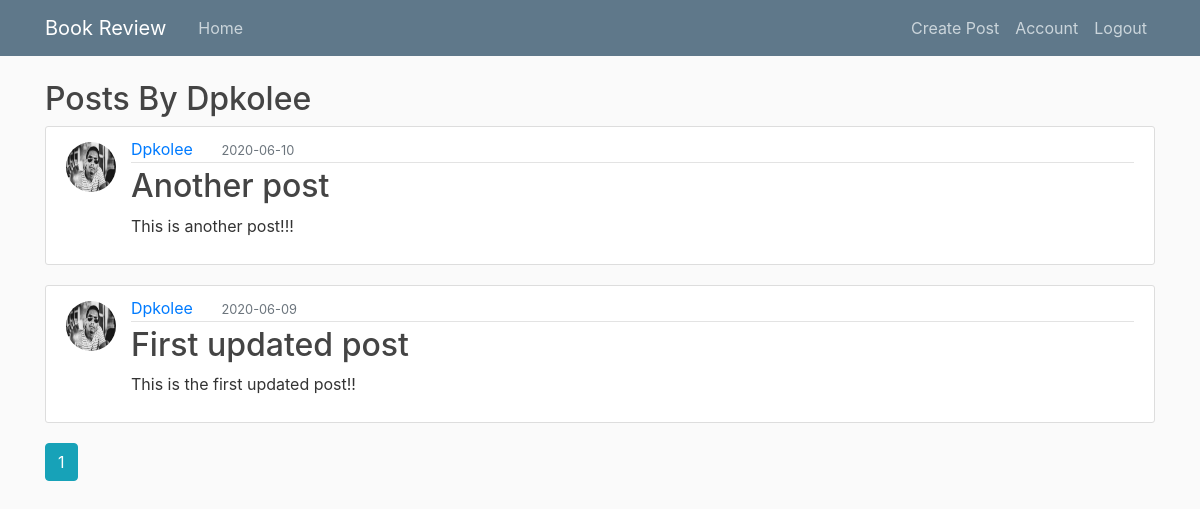
The app's page /user_post/dpkolee (signed in), older data.
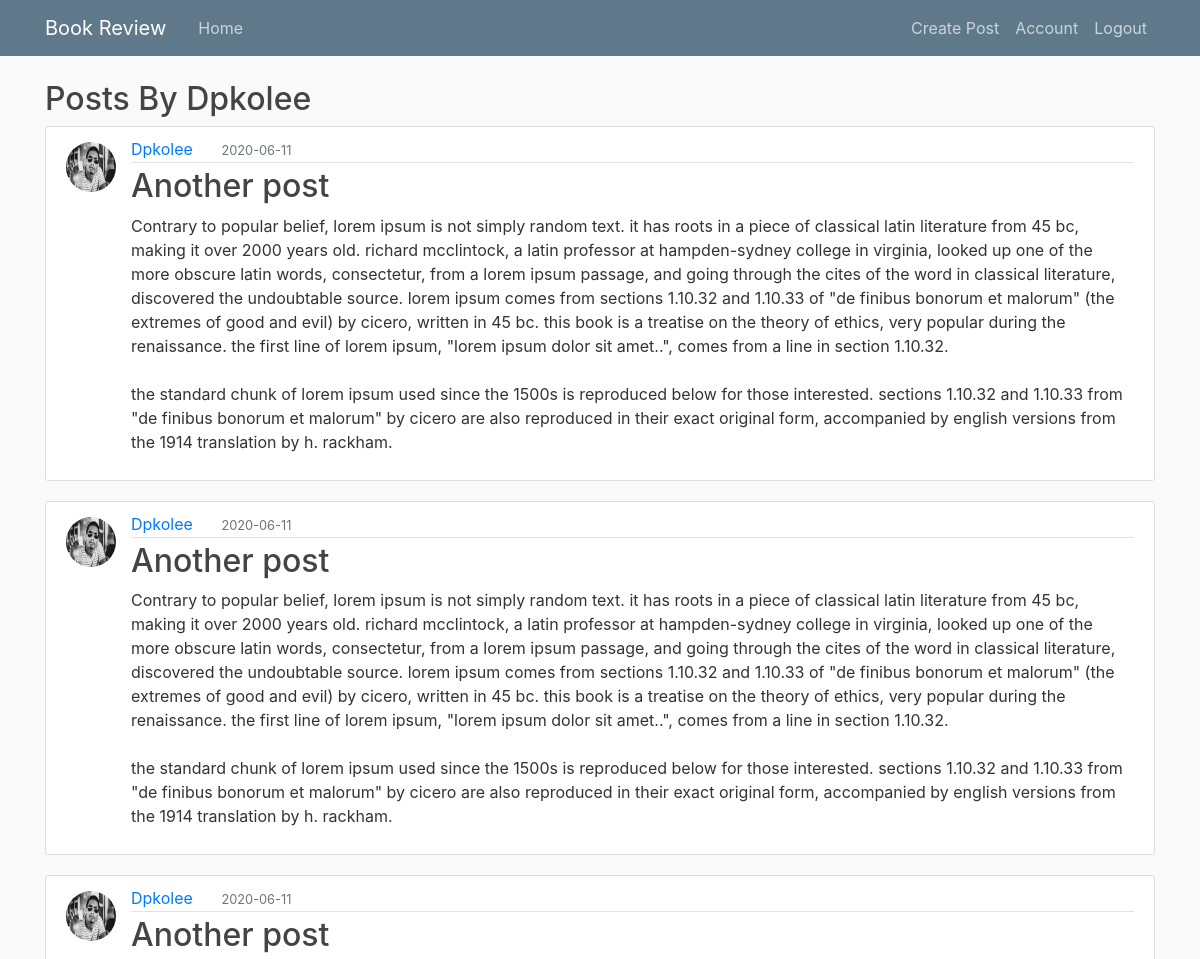
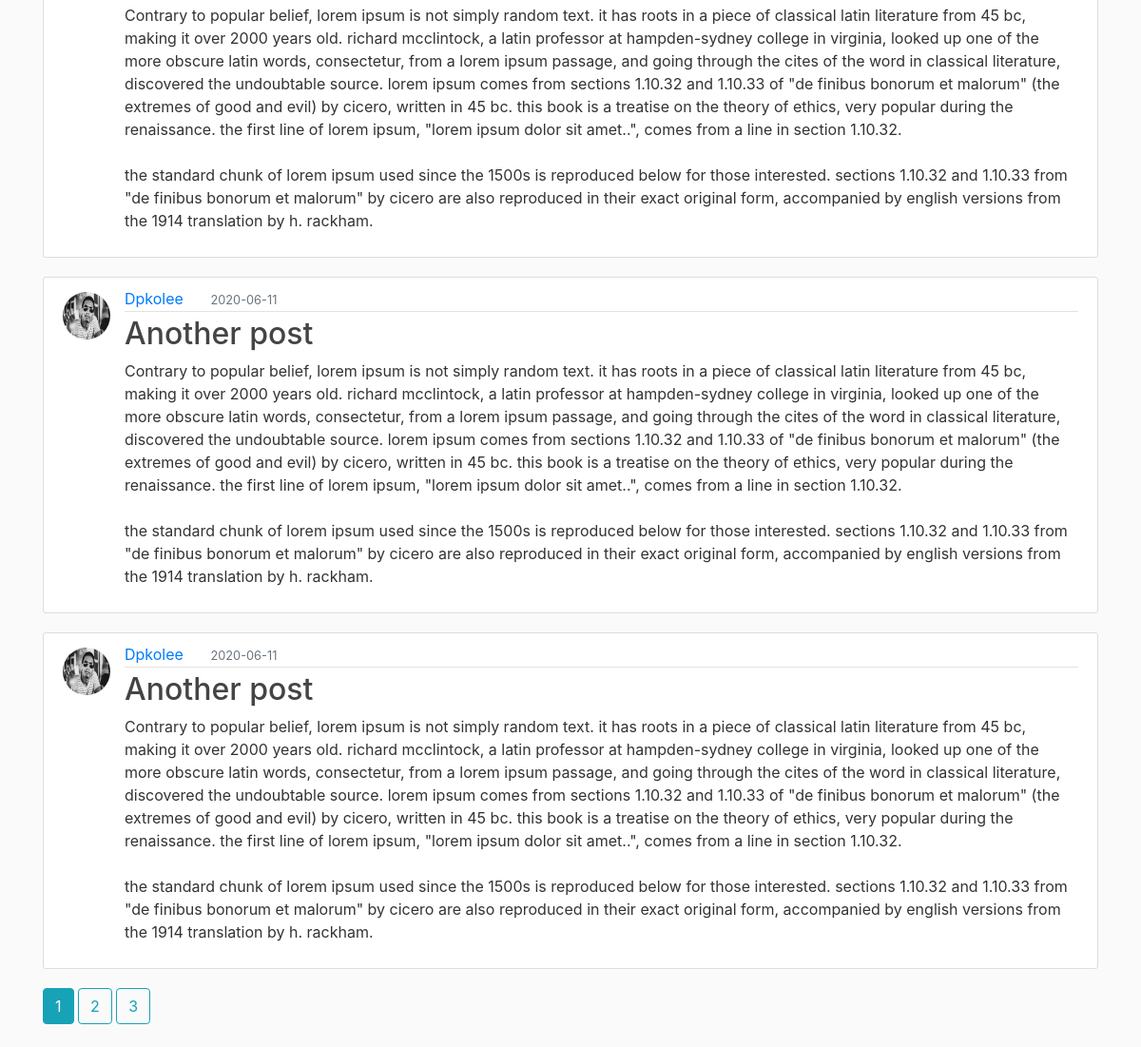
The same page, newer data (2 pictures, top to bottom).
### project1/model.py (models this page shows, shortened)
class Post(db.Model):
	__tablename__ = "post"
	id = db.Column(db.Integer, primary_key = True)
	title = db.Column(db.String(60), nullable = False)
	date_posted = db.Column(db.DateTime, nullable = False, default = datetime.now())
	content = db.Column(db.Text, nullable = False)
	user_id = db.Column(db.Integer, db.ForeignKey('user.id'), nullable = False )

class User(db.Model, UserMixin):
	__tablename__ = "user"
	id = db.Column(db.Integer, primary_key=True)
	username = db.Column(db.String(20), unique = True, nullable=False)
	email = db.Column(db.String(120), unique =True,  nullable=False)
	image_file = db.Column(db.String(40), nullable=False, default = 'default.jpg')
	password = db.Column(db.String(60), nullable=False)
	posts = db.relationship('Post', backref ='author', lazy = True)

### project1/users/routes.py (the view)
@users.route("/user_post/<string:username>", methods =['GET','POST'] )
@login_required
def user_post(username):
	page = request.args.get('page', 1, type=int)
	user = User.query.filter_by(username=username).first_or_404()
	posts = Post.query\
		.filter_by(author=user)\
		.order_by(Post.date_posted.desc())\
		.paginate(page=page, per_page=5)
	return render_template("user_post.html", posts = posts, user = user)

### project1/model.py (called while the page is built)
@login_manager.user_loader
def load_user(user_id):
	return User.query.get(int(user_id))

### project1/templates/user_post.html
{% extends "layout.html" %}
{% block body %}
    <h2>Posts By {{ user.username.capitalize() }}</h2>
    {% for post in posts.items %}
        <article class="media content-section">
            <img class="rounded-circle article-img"
                    src="{{ url_for('static', filename = 'profile_pics/' + post.author.image_file) }}">
            <div class="media-body">
                <div class="article-metadata">
                	<a class="mr-4" href="{{ url_for('users.user_post', username=post.author.username) }}">
                        {{ post.author.username.capitalize() }}</a>
                	<small class="text-muted">{{ post.date_posted.strftime('%Y-%m-%d') }}</small>
                </div>
                <h2><a class="article-title" href="{{ url_for('posts.edit_post', post_id = post.id) }}">
                    {{ post.title.capitalize() }}</a></h2>
                <p class="article-content">{{ post.content.capitalize() }}</p>
            </div>
        </article>
    {% endfor %}
    {% for page_num in posts.iter_pages(left_edge=1, left_current=1, right_current=2, right_edge=1) %}
        {% if page_num %}
            {% if posts.page == page_num %}
                <a class="btn btn-info mb-4"
                    href="{{ url_for('users.user_post', username=user.username, page=page_num) }}">
                    {{ posts.page }}</a>
            {% else %}
                <a class="btn btn-outline-info mb-4"
                    href="{{ url_for('users.user_post', username=user.username, page=page_num) }}">
                    {{ page_num }}</a>
            {% endif %}
        {% else %}
            ...
        {% endif %}
    {% endfor %}
{% endblock %}

Row changes from the older to the newer data that the page shows:
no longer on this page (row unchanged): Post: image_file (picture), author.username "Dpkolee", date_posted "2020-06-10", title "Another post", content "This is another post!!!"
no longer on this page (row unchanged): Post: image_file (picture), author.username "Dpkolee", date_posted "2020-06-09", title "First updated post", content "This is the first updated post!!"
added Post: image_file (picture), author.username "Dpkolee", date_posted "2020-06-11", title "Another post", content "Contrary to popular belief, lorem ipsum is not simply random text. it has roots in a piece of classical latin literature from 45 bc, making it over 2000 years old. richard mcclintock, a latin professor at hampden-sydney college in virginia, looked up one of the more obscure latin words, consectetur, from a lorem ipsum passage, and going through the cites of the word in classical literature, discovered the undoubtable source. lorem ipsum comes from sections 1.10.32 and 1.10.33 of \"de finibus bonorum et malorum\" (the extremes of good and evil) by cicero, written in 45 bc. this book is a treatise on the theory of ethics, very popular during the renaissance. the first line of lorem ipsum,…"
added Post: image_file (picture), author.username "Dpkolee", date_posted "2020-06-11", title "Another post", content "Contrary to popular belief, lorem ipsum is not simply random text. it has roots in a piece of classical latin literature from 45 bc, making it over 2000 years old. richard mcclintock, a latin professor at hampden-sydney college in virginia, looked up one of the more obscure latin words, consectetur, from a lorem ipsum passage, and going through the cites of the word in classical literature, discovered the undoubtable source. lorem ipsum comes from sections 1.10.32 and 1.10.33 of \"de finibus bonorum et malorum\" (the extremes of good and evil) by cicero, written in 45 bc. this book is a treatise on the theory of ethics, very popular during the renaissance. the first line of lorem ipsum,…"
added Post: image_file (picture), author.username "Dpkolee", date_posted "2020-06-11", title "Another post", content "Contrary to popular belief, lorem ipsum is not simply random text. it has roots in a piece of classical latin literature from 45 bc, making it over 2000 years old. richard mcclintock, a latin professor at hampden-sydney college in virginia, looked up one of the more obscure latin words, consectetur, from a lorem ipsum passage, and going through the cites of the word in classical literature, discovered the undoubtable source. lorem ipsum comes from sections 1.10.32 and 1.10.33 of \"de finibus bonorum et malorum\" (the extremes of good and evil) by cicero, written in 45 bc. this book is a treatise on the theory of ethics, very popular during the renaissance. the first line of lorem ipsum,…"
added Post: image_file (picture), author.username "Dpkolee", date_posted "2020-06-11", title "Another post", content "Contrary to popular belief, lorem ipsum is not simply random text. it has roots in a piece of classical latin literature from 45 bc, making it over 2000 years old. richard mcclintock, a latin professor at hampden-sydney college in virginia, looked up one of the more obscure latin words, consectetur, from a lorem ipsum passage, and going through the cites of the word in classical literature, discovered the undoubtable source. lorem ipsum comes from sections 1.10.32 and 1.10.33 of \"de finibus bonorum et malorum\" (the extremes of good and evil) by cicero, written in 45 bc. this book is a treatise on the theory of ethics, very popular during the renaissance. the first line of lorem ipsum,…"
added Post: image_file (picture), author.username "Dpkolee", date_posted "2020-06-11", title "Another post", content "Contrary to popular belief, lorem ipsum is not simply random text. it has roots in a piece of classical latin literature from 45 bc, making it over 2000 years old. richard mcclintock, a latin professor at hampden-sydney college in virginia, looked up one of the more obscure latin words, consectetur, from a lorem ipsum passage, and going through the cites of the word in classical literature, discovered the undoubtable source. lorem ipsum comes from sections 1.10.32 and 1.10.33 of \"de finibus bonorum et malorum\" (the extremes of good and evil) by cicero, written in 45 bc. this book is a treatise on the theory of ethics, very popular during the renaissance. the first line of lorem ipsum,…"
Text that changed along with them:
new list line: "2"
new list line: "3"
